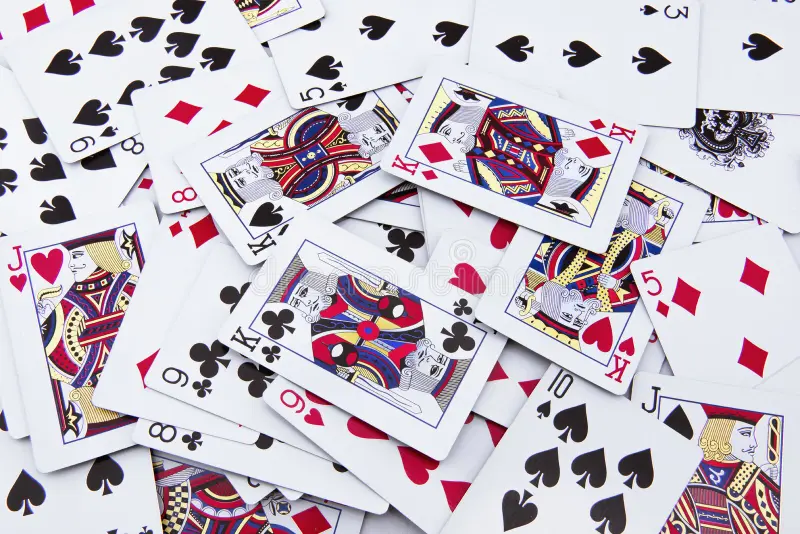
//> input picture 开课吧opencv_demo/poker.jpg, 800 x 534 px
$ ./distance   (built with g++ and OpenCV 4)
//> lines starting //> are read from the running program, lines starting //| are printed output that depends on the picture; after the words box and inside, x2 and y2 are one past the last pixel; in counts of white or black regions, pixels touching at a corner belong together
#include <opencv2/opencv.hpp>
#include <iostream>
using namespace std;
using namespace cv;

int main()
{
    Mat srcImg = imread("../poker.jpg");
//> srcImg is the input picture: 534 rows x 800 cols, CV_8UC3; mean B, G, R 197.2, 188.1, 198.3
    Mat grayImg;
    cvtColor(srcImg, grayImg, COLOR_RGB2GRAY);
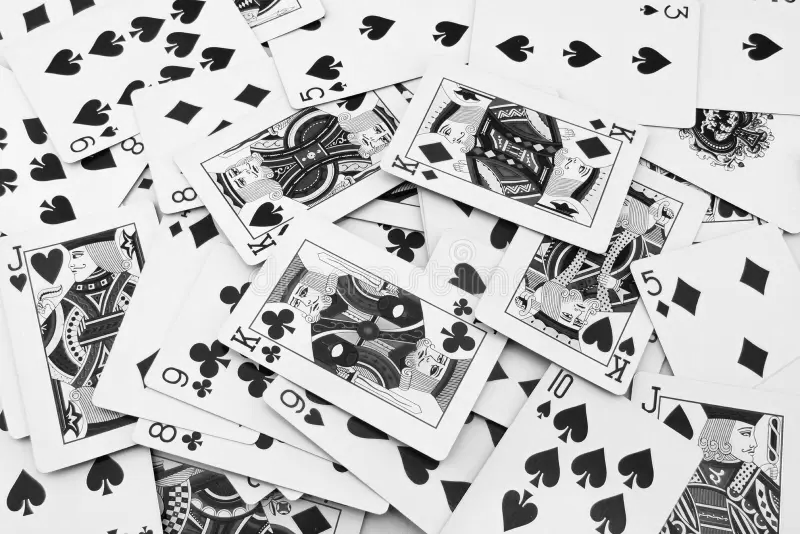
//> grayImg: 534 rows x 800 cols, CV_8UC1; min 0, max 255, mean 191.9

    Mat binaryImg;
    threshold(grayImg, binaryImg, 0, 255, THRESH_BINARY_INV | THRESH_OTSU);
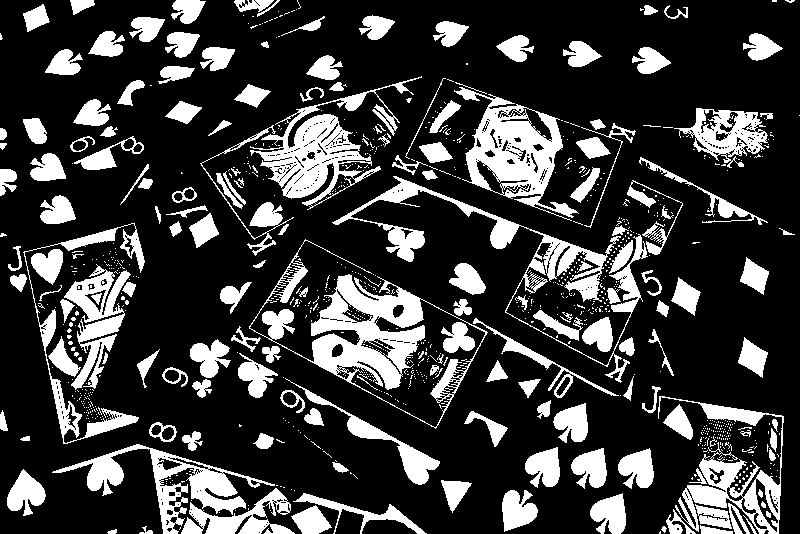
//> binaryImg: 534 rows x 800 cols, CV_8UC1; 23.3% white; 949 white regions (785 under 20 px), largest, box (x1, y1, x2, y2) and area: (249, 239, 488, 429) 9391, (332, 176, 648, 383) 6431, (454, 87, 579, 221) 6138

    Mat distanceImg;
    distanceTransform(binaryImg, distanceImg, DIST_L1, DIST_MASK_3);
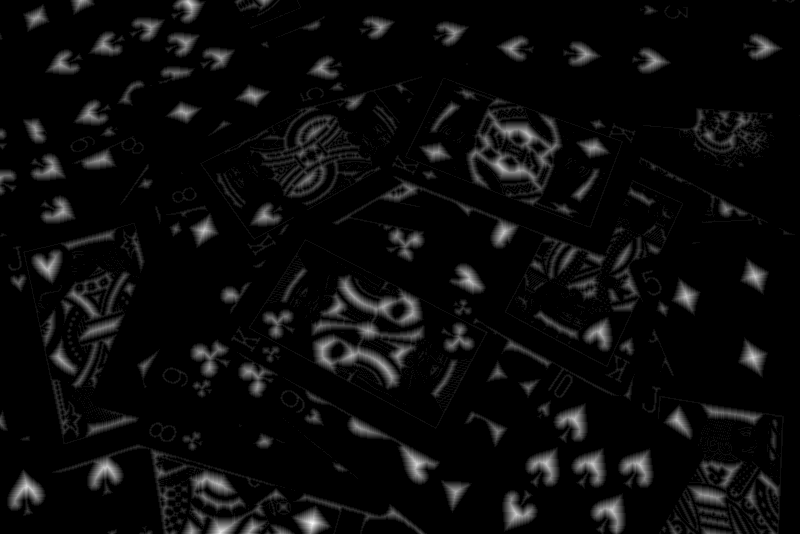
//> distanceImg: 534 rows x 800 cols, CV_32FC1; min 0, max 17, mean 0.758; drawn with min black and max white
    normalize(distanceImg, distanceImg, 0, 1, NORM_MINMAX);

    imshow("grayImg", grayImg);
    imshow("binary", binaryImg);
    imshow("distanceImg", distanceImg);

    waitKey(0);
    return 0;
}

$ run again, with 开课吧opencv_demo/2.jpg copied over 开课吧opencv_demo/poker.jpg
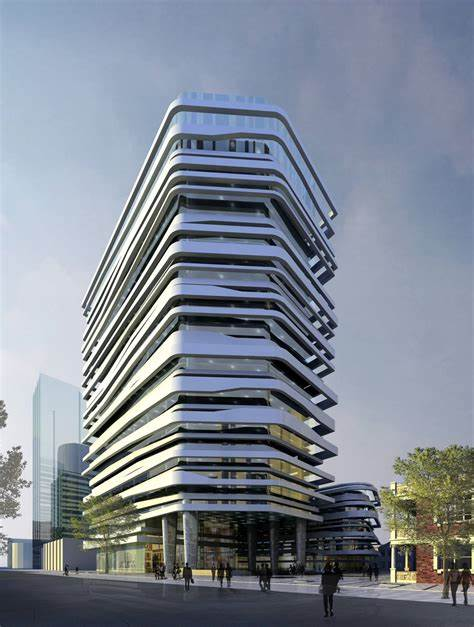
//> input picture 开课吧opencv_demo/2.jpg, 474 x 627 px
//> srcImg is the input picture: 627 rows x 474 cols, CV_8UC3; mean B, G, R 146.5, 134.4, 126.7
//> `threshold(grayImg, binaryImg, 0, 255, THRESH_BINARY_INV | THRESH_OTSU);`:
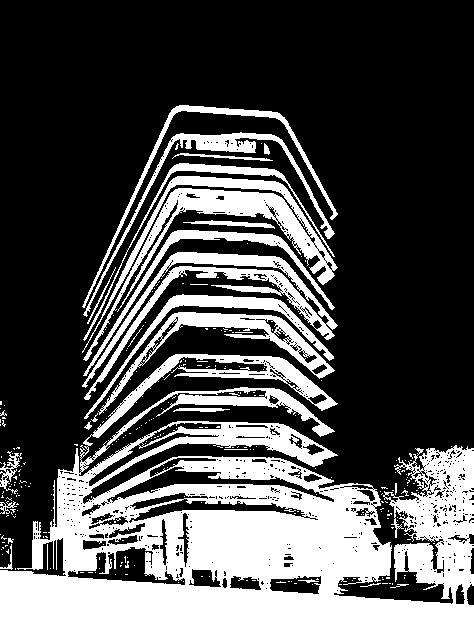
//> binaryImg: 627 rows x 474 cols, CV_8UC1; 31.5% white; 280 white regions (253 under 20 px), largest, box (x1, y1, x2, y2) and area: (0, 354, 474, 627) 65072, (82, 176, 338, 361) 7241, (82, 252, 338, 400) 5316
//> `distanceTransform(binaryImg, distanceImg, DIST_L1, DIST_MASK_3);`:
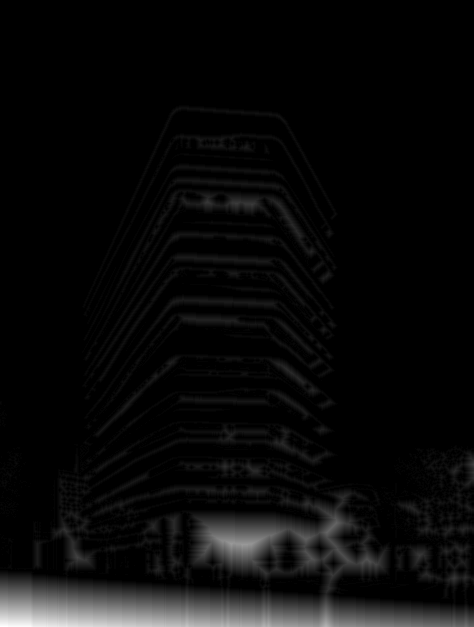
//> distanceImg: 627 rows x 474 cols, CV_32FC1; min 0, max 57, mean 2.3; drawn with min black and max white

$ run again, with 开课吧opencv_demo/3.jpg copied over 开课吧opencv_demo/poker.jpg
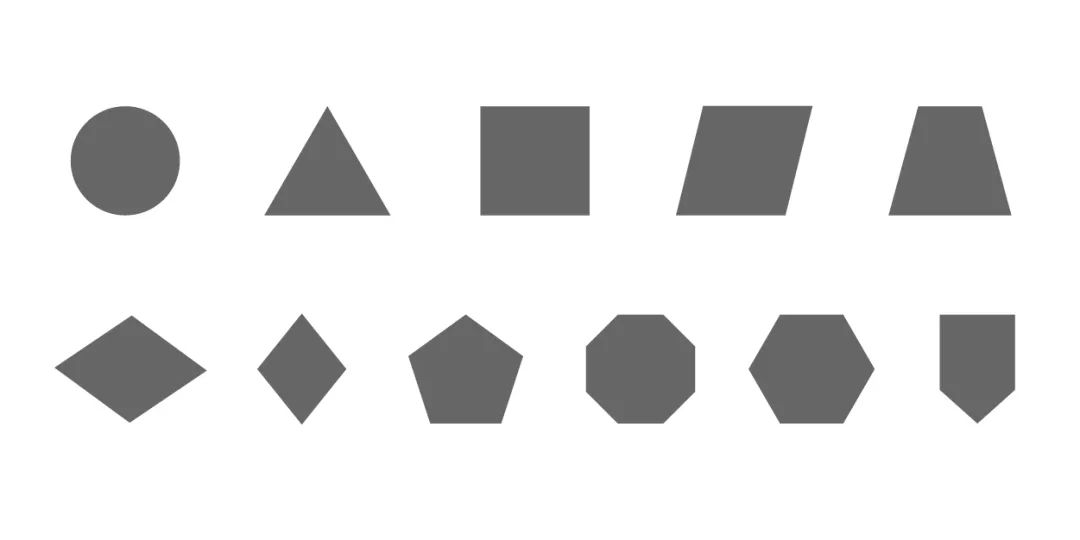
//> input picture 开课吧opencv_demo/3.jpg, 1080 x 540 px
//> srcImg is the input picture: 540 rows x 1080 cols, CV_8UC3; min 79, max 255, mean 228.9
//> `threshold(grayImg, binaryImg, 0, 255, THRESH_BINARY_INV | THRESH_OTSU);`:
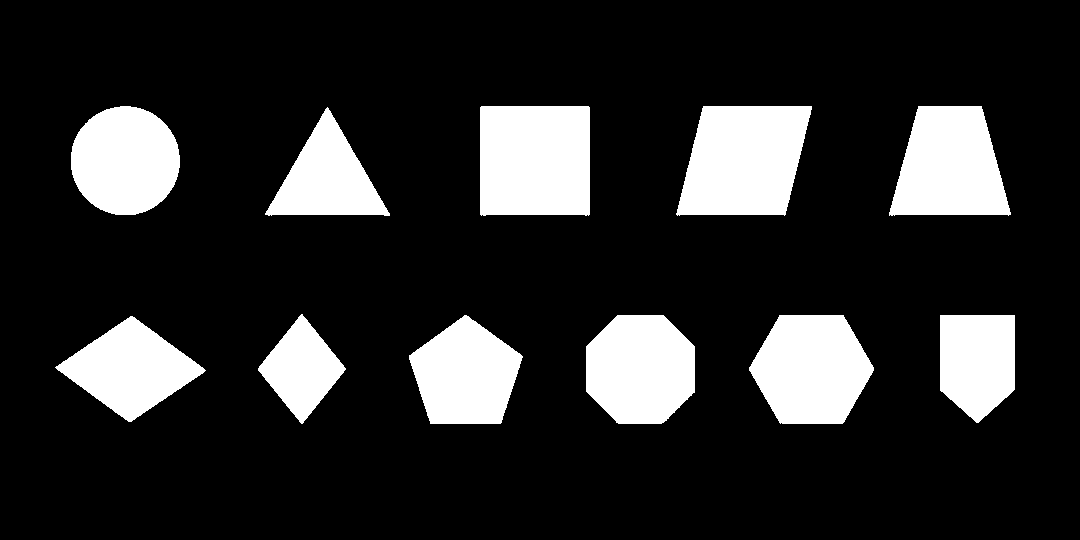
//> binaryImg: 540 rows x 1080 cols, CV_8UC1; 17% white; 11 white regions, largest, box (x1, y1, x2, y2) and area: (480, 106, 590, 216) 11995, (676, 106, 812, 216) 11944, (749, 315, 874, 424) 10323
//> `normalize(distanceImg, distanceImg, 0, 1, NORM_MINMAX);`:
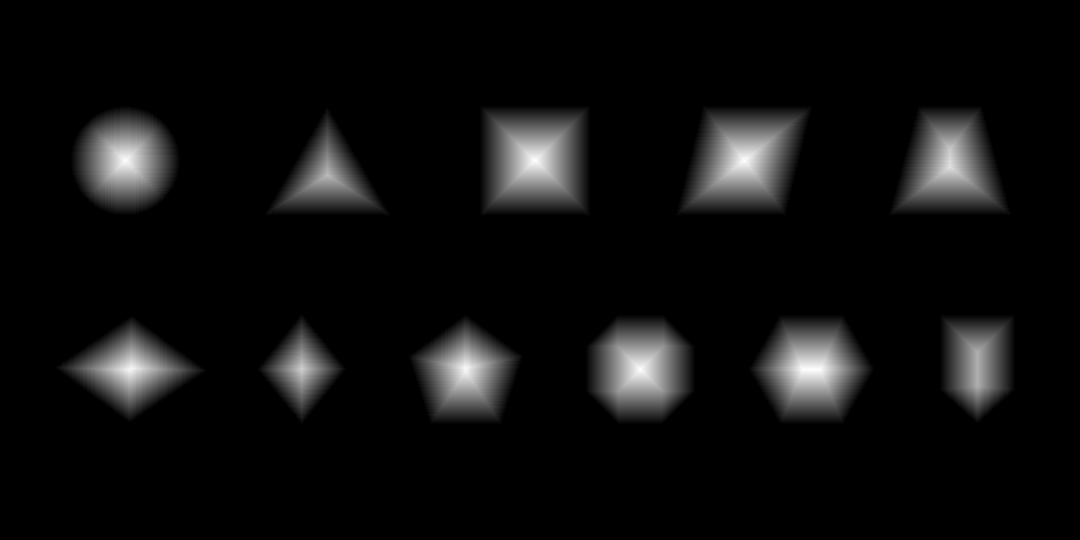
//> distanceImg: 540 rows x 1080 cols, CV_32FC1; min 0, max 1, mean 0.0562
